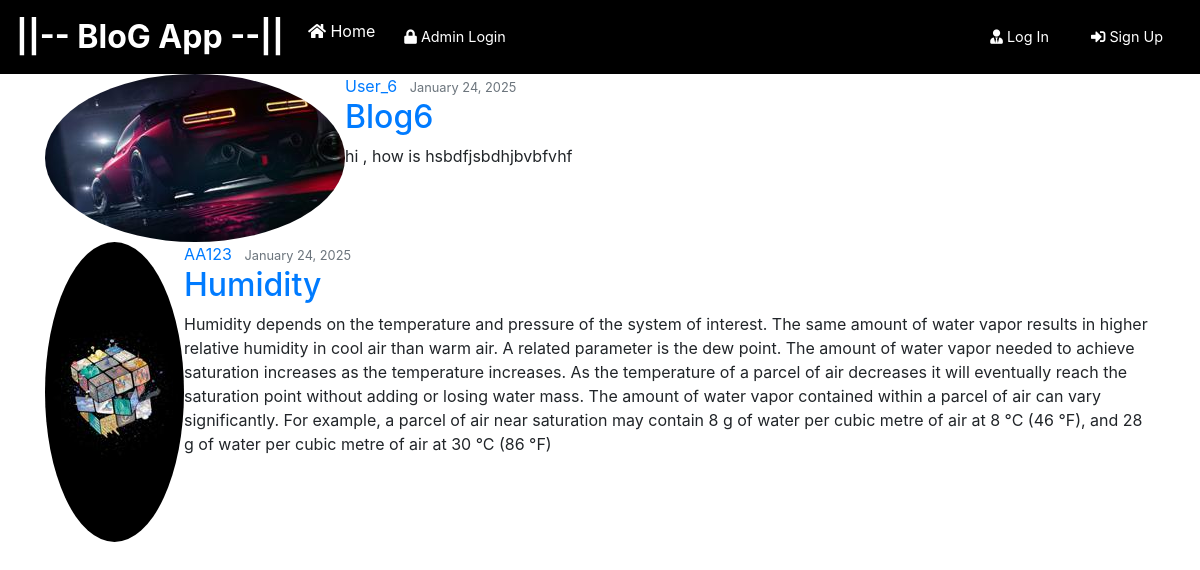
The page / on the database its author committed.
### blog/models.py (models this page shows, shortened)
class Post(models.Model):
    title = models.CharField(max_length=100)
    content = models.TextField()
    date_posted = models.DateTimeField(default=timezone.now)
    author = models.ForeignKey(User, on_delete=models.CASCADE)

### users/models.py (models this page shows, shortened)
class Profile(models.Model):
    user = models.OneToOneField(User, on_delete=models.CASCADE)
    image = models.ImageField(upload_to='profile_pics', blank=True, null=True)  # Made optional
    contact_number = models.CharField(max_length=15, blank=True, null=True)
    is_blocked = models.BooleanField(default=False)

### blog/views.py (the view)
# urls.py: path('', PostListView.as_view(), name='blog-home'),
class PostListView(ListView):
    model = Post
    template_name = 'blog/home.html'  # <app>/<model>_<viewtype>.html
    context_object_name = 'posts'
    ordering = ['-date_posted']
    paginate_by = 2

### blog/templates/blog/home.html (shortened to what this page needs)
{% extends "blog/base.html" %}
{% block content %}
    {% for post in posts %}
        <article class="media content-section">
          {% if post.author.profile.image %}
            <img class="rounded-circle article-img" src="{{ post.author.profile.image.url }}">
          {% endif %}
          <div class="media-body">
            <div class="article-metadata">
              <a class="mr-2" href="{% url 'user-posts' post.author.username %}">{{ post.author }}</a>
              <small class="text-muted">{{ post.date_posted|date:"F d, Y" }}</small>
            </div>
            <h2><a class="article-title" href="{% url 'post-detail' post.id %}">{{ post.title }}</a></h2>
            <p class="article-content">{{ post.content }}</p>
          </div>
        </article>
    {% endfor %}
{% endblock content %}

### rows shown on the page
Post: author.profile.image (picture), author "User_6", date_posted "January 24, 2025", title "Blog6", content "hi , how is hsbdfjsbdhjbvbfvhf"
Post: author.profile.image (picture), author "AA123", date_posted "January 24, 2025", title "Humidity", content "Humidity depends on the temperature and pressure of the system of interest. The same amount of water vapor results in higher relative humidity in cool air than warm air. A related parameter is the dew point. The amount of water vapor needed to achieve saturation increases as the temperature increases. As the temperature of a parcel of air decreases it will eventually reach the saturation point without adding or losing water mass. The amount of water vapor contained within a parcel of air can vary significantly. For example, a parcel of air near saturation may contain 8 g of water per cubic metre of air at 8 °C (46 °F), and 28 g of water per cubic metre of air at 30 °C (86 °F)"
